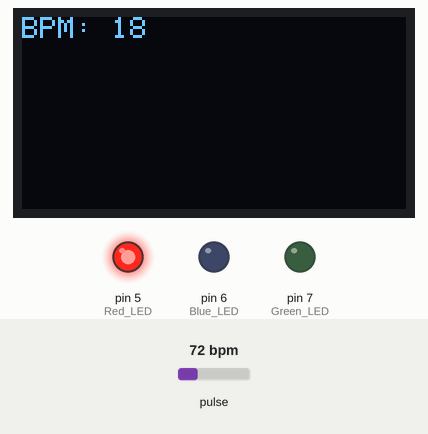
Simulated run of this sketch. Board: Arduino Uno, built with avr-gcc and run on an emulated ATmega328P. Parts: 128×64 one-colour display, output pins drawn as LEDs (lit = HIGH). The inputs (shaded band) are chosen by the test bench; at power-on: pulse 72 bpm. What the sketch prints to the serial monitor is not drawn.

Above: at 1.4 s.
1.5 s: pulse set to 130 bpm
At 4.2 s:
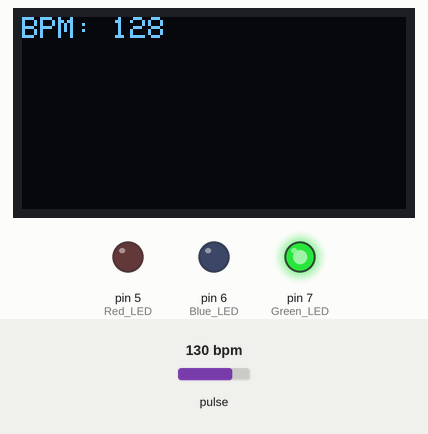
4.5 s: pulse set to 122 bpm
At 5.57 s:
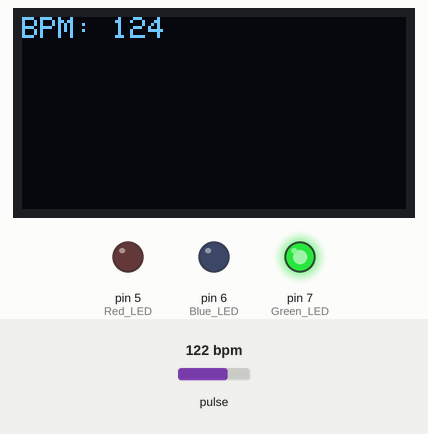
6.8 s: pulse set to 119 bpm
At 9.1 s:
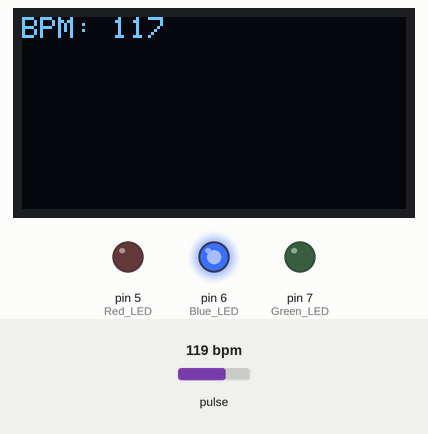
9.3 s: pulse set to 121 bpm
At 10.1 s:
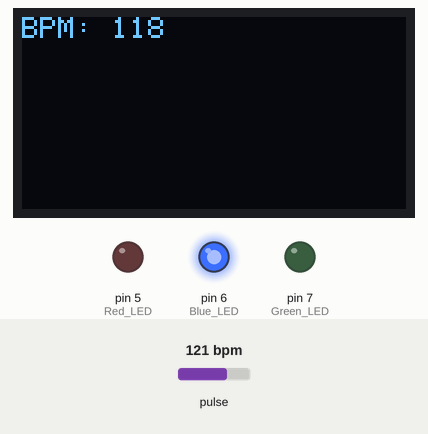
Timing chart, 0 to 12.3 s (numbered marks = the images above; inputs shaded):
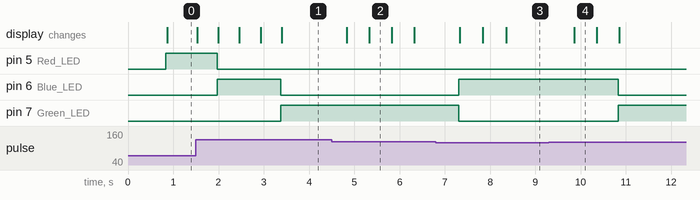

The sketch:

Example5_HeartRate.ino
```cpp
#include <Wire.h>
#include <SPI.h>
#include "MAX30105.h"
#include <Adafruit_GFX.h>
#include <Adafruit_SSD1306.h>

#define OLED_ADDR   0x3C // I2C address of OLED display
#define OLED_SDA    A4   // SDA pin for OLED display
#define OLED_SCL    A5   // SCL pin for OLED display
Adafruit_SSD1306 display(OLED_ADDR);


#include "heartRate.h"

MAX30105 particleSensor;

const byte RATE_SIZE = 4; //Increase this for more averaging. 4 is good.
byte rates[RATE_SIZE]; //Array of heart rates
byte rateSpot = 0;
long lastBeat = 0; //Time at which the last beat occurred

float beatsPerMinute;
int beatAvg;

void setup()
{
  Serial.begin(115200);
  Serial.println("Initializing...");

  pinMode(5, OUTPUT); // Red LED
  pinMode(6, OUTPUT); // Blue LED
  pinMode(7, OUTPUT); // Green LED

  // Initialize sensor
  if (!particleSensor.begin(Wire, I2C_SPEED_FAST)) //Use default I2C port, 400kHz speed
  {
    Serial.println("MAX30105 was not found. Please check wiring/power. ");
    while (1);
  }
  Serial.println("Place your index finger on the sensor with steady pressure.");

  particleSensor.setup(); //Configure sensor with default settings
  particleSensor.setPulseAmplitudeRed(0x0A); //Turn Red LED to low to indicate sensor is running
  particleSensor.setPulseAmplitudeGreen(0); //Turn off Green LED
  //Serial.begin(9600);

  // Initialize OLED display
  display.begin(SSD1306_SWITCHCAPVCC, OLED_ADDR);
  display.clearDisplay();
  display.setTextColor(WHITE);
  display.setTextSize(1);

  // Print "Hola" on OLED display
  display.setCursor(0, 0);
  display.print("Inicializando");
  display.display();
}

void loop()
{
  display.clearDisplay();
  static unsigned long lastColorChangeTime = 0; // Time of last color change
  long irValue = particleSensor.getIR();

  if (checkForBeat(irValue) == true)
  {
    //We sensed a beat!
    long delta = millis() - lastBeat;
    lastBeat = millis();

    beatsPerMinute = 60 / (delta / 1000.0);

    if (beatsPerMinute < 255 && beatsPerMinute > 0)
    {
      rates[rateSpot++] = (byte)beatsPerMinute; //Store this reading in the array
      rateSpot %= RATE_SIZE; //Wrap variable

      //Take average of readings
      beatAvg = 0;
      for (byte x = 0 ; x < RATE_SIZE ; x++)
        beatAvg += rates[x];
      beatAvg /= RATE_SIZE;

      // Change LED color depending on beatAvg
      if (beatAvg > 0) {
        if (beatAvg < 60) {
          digitalWrite(5, HIGH); // Red
          digitalWrite(6, LOW); // Blue
          digitalWrite(7, LOW); // Green
          display.setCursor(0, 0);
          display.print("BPM: ");
          display.print(beatAvg);
          display.display();
        } else if (beatAvg < 120) {
          digitalWrite(5, LOW); // Red
          digitalWrite(6, HIGH); // Blue
          digitalWrite(7, LOW); // Green
          display.setCursor(0, 0);
          display.print("BPM: ");
          display.print(beatAvg);
          display.display();
        } else {
          digitalWrite(5, LOW); // Red
          digitalWrite(6, LOW); // Blue
          digitalWrite(7, HIGH); // Green
          display.setCursor(0, 0);
          display.print("BPM: ");
          display.print(beatAvg);
          display.display();
        }
    }
    else{

          digitalWrite(5, LOW); // Red
          digitalWrite(6, LOW); // Blue
          digitalWrite(7, LOW); // Green
          display.setCursor(0, 0);
          display.print("ERROR DEDO");
          display.display();

    }
    Serial.print(beatAvg);
    }
  }

 }
```

License.ino
```cpp
// (licence header left out)

```

Measured:
- the behaviour switches between 121 and 120 bpm on pulse (found by bisection; images 2 and 3)
- after the input at 1.5 s, pin 5 (Red_LED): HIGH → LOW after 0.47 s instead of 1.8 s; pin 6 (Blue_LED): LOW → HIGH after 0.47 s instead of 1.8 s; pin 7 (Green_LED): LOW → HIGH after 1.9 s
- after the input at 4.5 s, the display: first changes after 0.33 s (image 2 shows a later state)
- after the input at 6.8 s, pin 6 (Blue_LED): LOW → HIGH after 0.51 s; pin 7 (Green_LED): HIGH → LOW after 0.51 s; the display: first changes after 0.53 s (image 3 shows a later state)
- after the input at 9.3 s, pin 6 (Blue_LED): HIGH → LOW after 1.5 s; pin 7 (Green_LED): LOW → HIGH after 1.5 s; the display: changes after 0.56 s (image 4)
- what the display in image 2 shows lasts 0.5 s, from 5.3 s to 5.8 s
